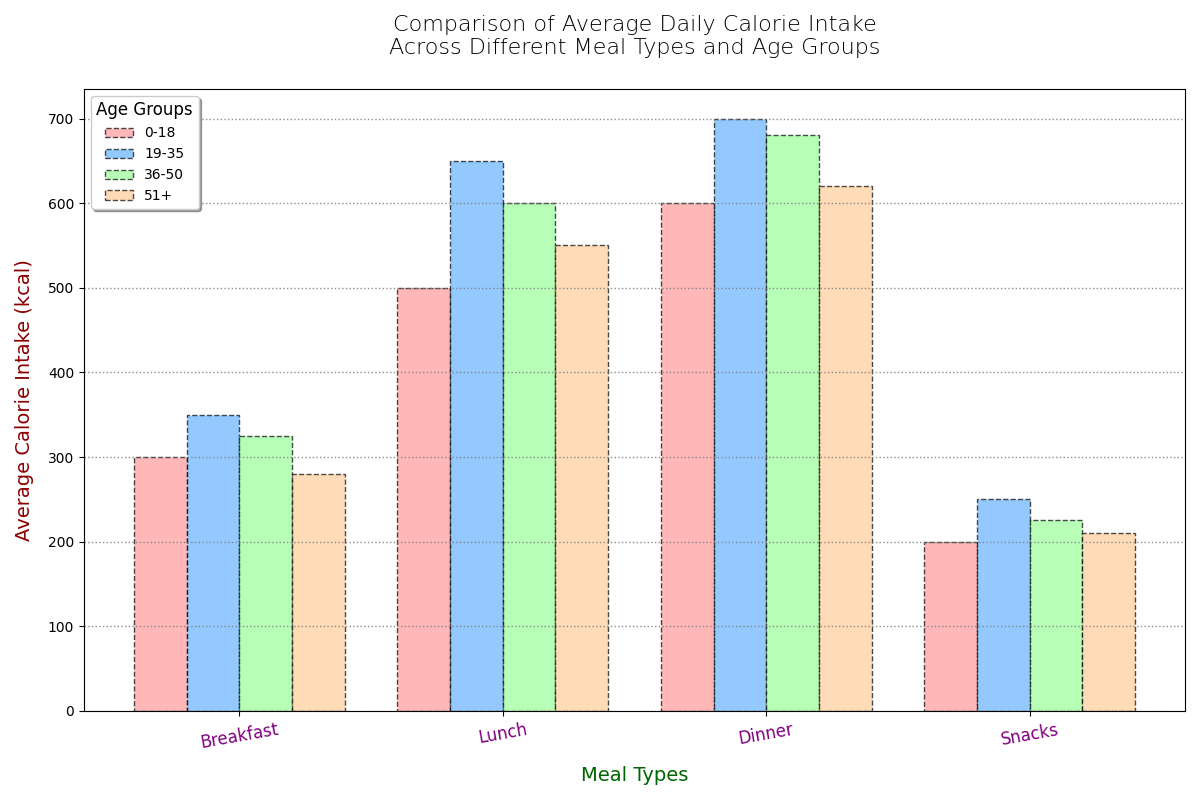

Python code for this plot:
import matplotlib.pyplot as plt
import numpy as np

# Meal types
meal_types = ['Breakfast', 'Lunch', 'Dinner', 'Snacks']

# Age groups and their corresponding data on daily average calorie intake (in kcal)
age_groups = ['0-18', '19-35', '36-50', '51+']
calorie_data = {
    'Breakfast': [300, 350, 325, 280],
    'Lunch': [500, 650, 600, 550],
    'Dinner': [600, 700, 680, 620],
    'Snacks': [200, 250, 225, 210]
}

# Colors for bar segments representing different age groups
colors = ['#FF9999', '#66B3FF', '#99FF99', '#FFCC99']

# X positions for bars
x_positions = np.arange(len(meal_types))

# Width of each bar
bar_width = 0.2

# Create the figure and axis
fig, ax = plt.subplots(figsize=(12, 8))

# Plotting the bars for each age group
for idx, age_group in enumerate(age_groups):
    age_group_data = [calorie_data[meal][idx] for meal in meal_types]
    ax.bar(x_positions + idx * bar_width, age_group_data, bar_width, label=age_group, color=colors[idx], alpha=0.7, edgecolor='black', linestyle='--')

# Title and labels
ax.set_title('Comparison of Average Daily Calorie Intake\nAcross Different Meal Types and Age Groups', fontsize=16, fontweight='light', pad=25)
ax.set_xlabel('Meal Types', fontsize=14, color='darkgreen', labelpad=10)
ax.set_ylabel('Average Calorie Intake (kcal)', fontsize=14, color='darkred', labelpad=10)

# X-ticks
ax.set_xticks(x_positions + bar_width * 1.5)
ax.set_xticklabels(meal_types, rotation=10, fontsize=12, color='purple')

# Legend
ax.legend(title='Age Groups', fontsize=10, title_fontsize=12, loc='upper left', shadow=True)

# Grid lines
ax.grid(True, linestyle=':', linewidth=1, color='gray', axis='y', alpha=0.9)

# Adjust layout
plt.tight_layout()

# Display the plot
plt.show()
